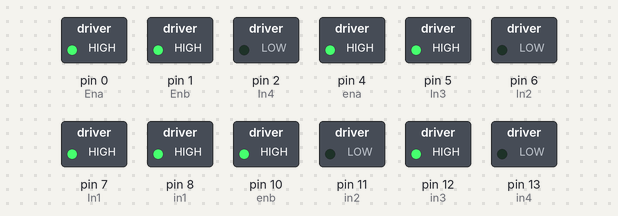
Bench run of a sketch on a simulated Arduino Uno, built with avr-gcc and run on an emulated ATmega328P. Parts: switched loads named in the sketch (green lamp = pin HIGH).

Above: at 0.1 s.
Timing chart, 0 to 1.6 s (numbered marks = the images above):
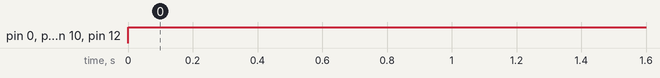

Measured:
- by itself, pin 0 (Ena), pin 1 (Enb), pin 4 (ena), pin 5 (In3), pin 7 (In1), pin 8 (in1), pin 10 (enb), pin 12 (in3): LOW → HIGH at 0.00 s

The sketch:

sketch_nov27a.ino
```cpp
//Motor kanan
int In1 = 7;
int In2 = 6;
int In3 = 5;
int In4 = 2;
int Ena = 0;
int Enb = 1;

//Motor kiri
int in1 = 8;
int in2 = 11;
int in3 = 12;
int in4 = 13;
int ena = 4;
int enb = 10;

void setup(){
  pinMode(In1, OUTPUT);
  pinMode(In2, OUTPUT);
  pinMode(In3, OUTPUT);
  pinMode(In4, OUTPUT);
  pinMode(Ena, OUTPUT);
  pinMode(Enb, OUTPUT);

  pinMode(in1, OUTPUT);
  pinMode(in2, OUTPUT);
  pinMode(in3, OUTPUT);
  pinMode(in4, OUTPUT);
  pinMode(ena, OUTPUT);
  pinMode(enb, OUTPUT);
}

void loop(){
  digitalWrite(In1, HIGH);    //Forward
  digitalWrite(In2, LOW);
  digitalWrite(In3, HIGH);
  digitalWrite(In4, LOW);
  digitalWrite(Ena, HIGH);
  digitalWrite(Enb, HIGH);

  digitalWrite(in1, HIGH);    //Forward
  digitalWrite(in2, LOW);
  digitalWrite(in3, HIGH);
  digitalWrite(in4, LOW);
  digitalWrite(ena, HIGH);
  digitalWrite(enb, HIGH);
  delay(5000);
}
```
